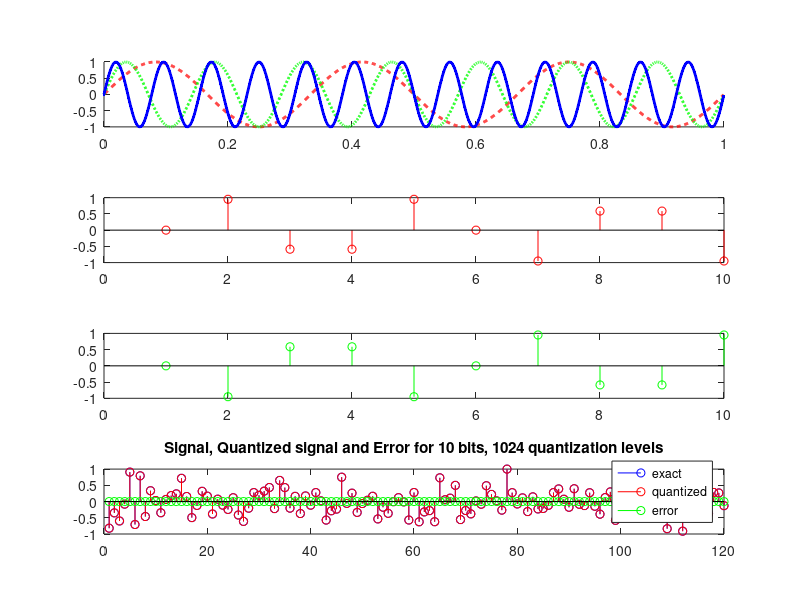

Reproduce this figure in MATLAB.
%% 1) Delayed Sample Function

N = 8; M=4;
d = [1 zeros(1,N-1)];
dm = circshift(d,M); % Shifts by M

subplot(2,1,1); stem(d, 'LineWidth', 1.5); axis([1 10 0 1.5]); 
title('Unit Sample Function, N=8'); ylabel('Unit Sample')
subplot(2,1,2); stem(dm, 'LineWidth', 1.5); axis([1 10 0 1.5]); 
title('Delayed Unit Sample Function, N=8, M=4'); ylabel('Delayed Unit Sample');

%% 2) More Simple Functions

N = 10;
unitSample = [1 zeros(1,N-1)];
unitStep = ones(1,N);
unitRamp = zeros(1,N);
for x = 1:N
    unitRamp(x) = x-1;
end

hold on
stem(unitSample,'r','LineWidth', 1.5)
stem(unitStep,'LineWidth', 1.5)
stem(unitRamp,'LineWidth', 1.5)
hold off
legend('Sample','Step','Ramp')

%% 3) Even More of the Same

A = 8; L = 30; N = 11; Fs = 10000;
t = 0:1:L-1;
x = A*sawtooth(2*pi*Fs/N*t);
y = A*square(2*pi*Fs/N*t, 40);

subplot(2,1,1)
stem(t,x, 'Linewidth',2); axis([0 30 -10 10]);
subplot(2,1,2)
stem(t,y, 'Linewidth',2); axis([0 30 -10 10]);
grid on;

%% 4) Aliasing

t = 0:1/2000:1-1/2000;
x = sin(2*pi*3*t);
y = sin(2*pi*7*t);
z = sin(2*pi*13*t);
subplot(4,1,1);
hold on
plot(t,x,'--r','Linewidth',2)
plot(t,y,':g','Linewidth',2)
plot(t,z,'-b.','Linewidth',2)

t = 0:1/10:1-1/10;
x = sin(2*pi*3*t);
y = sin(2*pi*7*t);
z = sin(2*pi*13*t);
hold on
subplot(4,1,2);
stem(x,'r')
subplot(4,1,3);
stem(y,'g')
subplot(4,1,4);
stem(z,'b')

%% 5) Quantization (Rounding)

%%
% This script creates a signal, and then quantizes it to a specified number
% of bits.  It then calculates the quantization error.
% see if you run the script.

fprintf('\nE71 Lab, Sampling and Quantization\n');

% Choose the input type.
choice = questdlg('Choose input','Input',...
    'Sine','Sawtooth','Random','Random');

for b=[2,4,6,8,10]

    N=120;                          % Number of samples in final signal.
    n=0:(N-1);                 %Index

    fprintf('Bits = %g, levels = %g, signal = %s.\n', b, 2^b, choice);

    % Create the  input data sequence.
    switch choice
        case 'Sine'
            x=sin(2*pi*n/N);
        case 'Sawtooth'
            x=sawtooth(2*pi*n/N);
        case 'Random'
            x=randn(1,N);       % Random data
            x=x/max(abs(x));    % Scale to +/- 1
    end

    % Signal is restricted to between -1 and +1.
    x(x>=1)=(1-eps);            % Make  signal from -1 to just less than 1.
    x(x<-1)=-1;

    % Quantize a signal to "b" bits.  
    xq=floor((x+1)*2^(b-1));    % Signal is one of 2^n int values (0 to 2^n-1)
    xq=xq/(2^(b-1));            % Signal is from 0 to 2 (quantized)
    xq=xq-(2^(b)-1)/2^(b);      % Shift signal down (rounding)

    xe=x-xq;                    % Quantization error
 
    % Calculate SQNR
    SQNR = 10*log10(sum(x.^2)/sum(xe.^2));
    SQNR2 = 1.76+6.02*b;
    
    fprintf('SQNR = %g, SQNR2 = %g\n', SQNR, SQNR2);
    stem(x,'b');
    hold on;
    stem(xq,'r');
    hold on;
    stem(xe,'g');
    legend('exact','quantized','error','Location','Southeast')
    title(sprintf('Signal, Quantized signal and Error for %g bits, %g quantization levels',b,2^b));
    hold off

end